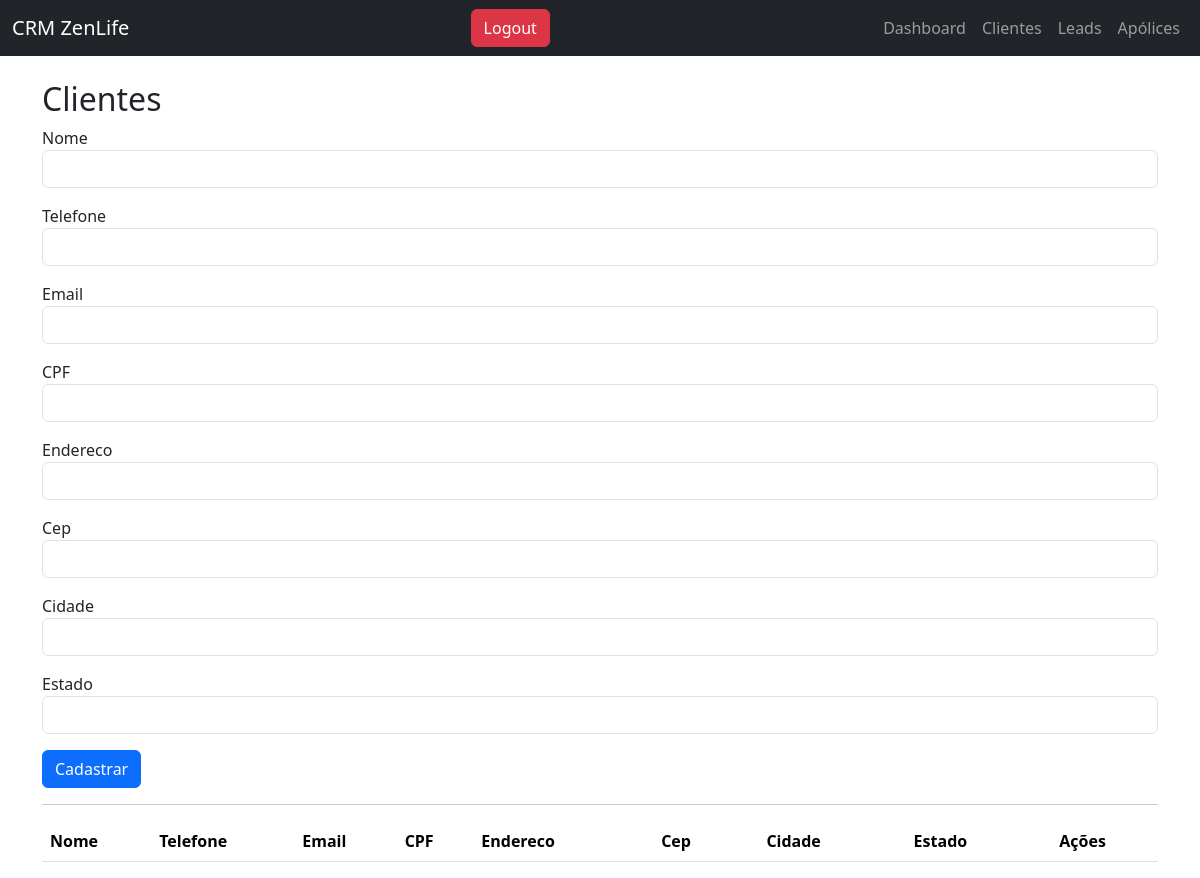
Before: /clientes with the older database file.
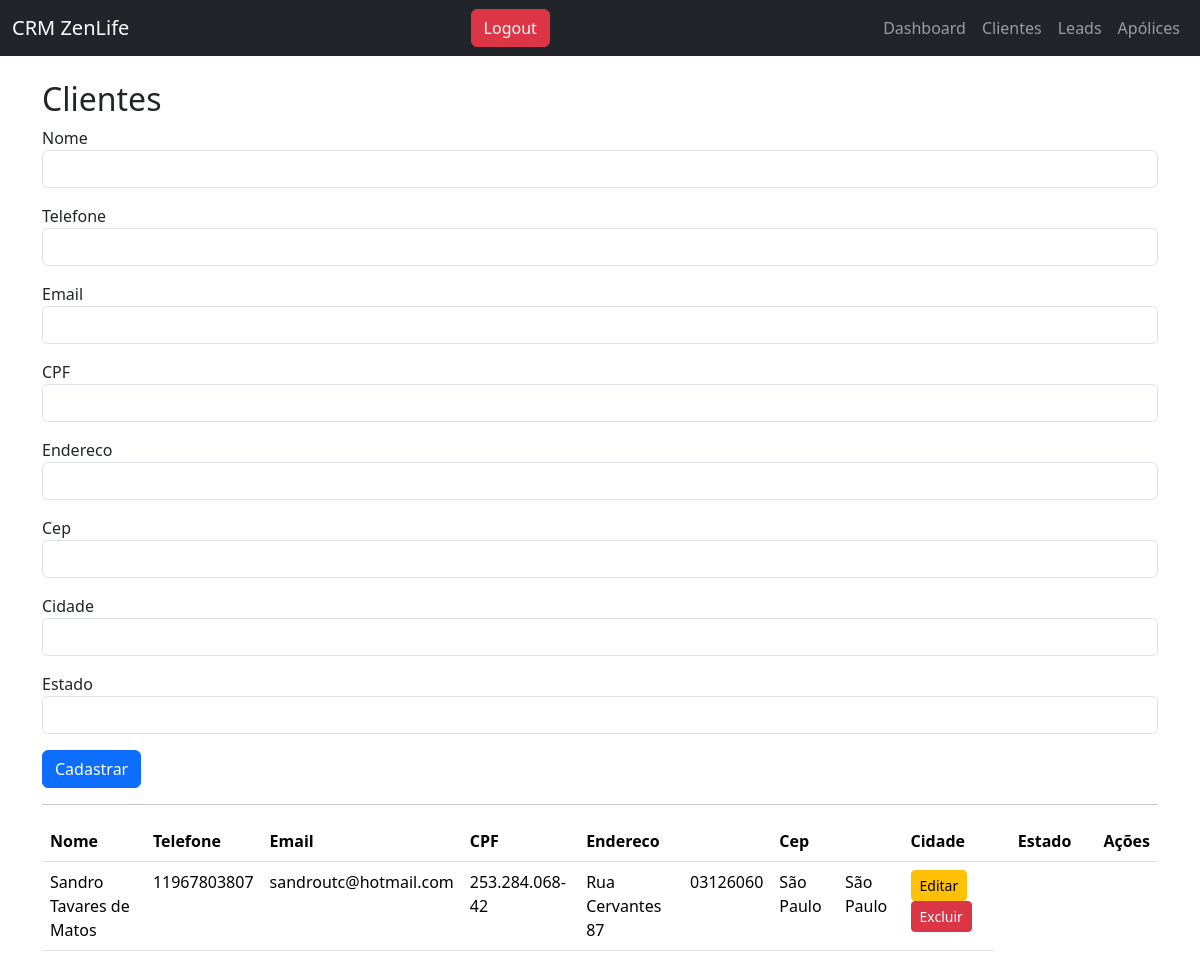
After: the same page with the newer database file.
### tables this page shows
CREATE TABLE clientes (
id INTEGER PRIMARY KEY AUTOINCREMENT,
nome TEXT,
telefone TEXT,
email TEXT,
cpf TEXT
, endereco TEXT, cep TEXT, cidade TEXT, estado TEXT);

### app.py (the view)
@app.route("/clientes")
def clientes():
    conn = conectar()
    lista = conn.execute("SELECT * FROM clientes").fetchall()
    conn.close()
    return render_template("clientes.html",clientes=lista)

### app.py (called while the page is built)
def conectar():
    conn = sqlite3.connect("database.db")
    conn.row_factory = sqlite3.Row
    return conn

### templates/clientes.html
{% extends "layout.html" %}
{% block content %}
<h2>Clientes</h2>
<form method="POST" action="/novo_cliente">
<div class="mb-3">
<label>Nome</label>
<input type="text" name="nome" class="form-control">
</div>
<div class="mb-3">
<label>Telefone</label>
<input type="text" name="telefone" class="form-control">
</div>
<div class="mb-3">
<label>Email</label>
<input type="email" name="email" class="form-control">
</div>
<div class="mb-3">
<label>CPF</label>
<input type="text" name="cpf" class="form-control">
</div>
<div class="mb-3">
<label>Endereco</label>
<input type="text" name="endereco" class="form-control">
</div>
<div class="mb-3">
<label>Cep</label>
<input type="text" name="cep" class="form-control">
</div>
<div class="mb-3">
<label>Cidade</label>
<input type="text" name="cidade" class="form-control">
</div>
<div class="mb-3">
<label>Estado</label>
<input type="text" name="estado" class="form-control">
</div>
<button type="submit" class="btn btn-primary">
Cadastrar
</button>
</form>
<hr>
<table class="table">
<tr>
<th>Nome</th>
<th>Telefone</th>
<th>Email</th>
<th>CPF</th>
<th>Endereco<th>
<th>Cep<th>
<th>Cidade<th>
<th>Estado<th>
<th>Ações</th>
</tr>
{% for c in clientes %}
<tr>
<td>{{c["nome"]}}</td>
<td>{{c["telefone"]}}</td>
<td>{{c["email"]}}</td>
<td>{{c["cpf"]}}</td>
<td>{{c["Endereco"]}}</td>
<td>{{c["Cep"]}}</td>
<td>{{c["Cidade"]}}</td>
<td>{{c["Estado"]}}</td>
<td>
<a href="/editar_cliente/{{c['id']}}" class="btn btn-warning btn-sm">
Editar
</a>
<a href="/excluir_cliente/{{c['id']}}" class="btn btn-danger btn-sm">
Excluir
</a>
</td>
</tr>
{% endfor %}
</table>
{% endblock %}

Changed rows visible on the page:
added clientes: nome "Sandro Tavares de Matos", telefone "11967803807", email "sandroutc@hotmail.com", cpf "253.284.068-42", Endereco "Rua Cervantes 87", Cep "03126060", Cidade "São Paulo", Estado "São Paulo"
